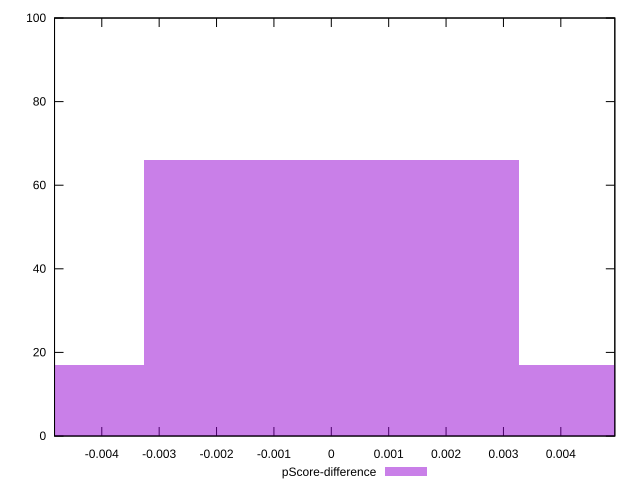

Source code (gnuplot):
reset

$pScoreDifference <<EOF
0.006533007751687498 17
0 66
-0.006533007751687498 17
EOF

set key outside below
set boxwidth 0.006533007751687498
set xrange [-0.0048235294117647265:0.004941176470588282]
set yrange [0:100]
set trange [0:100]
set style fill transparent solid 0.5 noborder
set terminal svg size 640, 490 enhanced background rgb 'white'
set output "reports/report_00027_2021-02-24T12-40-31.850Z/uses-rel-preload/samples/music/pScore-difference/histogram.svg"

plot $pScoreDifference title "pScore-difference" with boxes

reset
